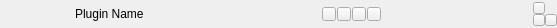
<?xml version="1.0" encoding="UTF-8"?>
<ui version="4.0">
 <class>PluginWidget</class>
 <widget class="QFrame" name="PluginWidget">
  <property name="geometry">
   <rect>
    <x>0</x>
    <y>0</y>
    <width>557</width>
    <height>28</height>
   </rect>
  </property>
  <property name="windowTitle">
   <string>Frame</string>
  </property>
  <layout class="QHBoxLayout" name="horizontalLayout">
   <property name="spacing">
    <number>1</number>
   </property>
   <property name="leftMargin">
    <number>0</number>
   </property>
   <property name="topMargin">
    <number>2</number>
   </property>
   <property name="rightMargin">
    <number>0</number>
   </property>
   <property name="bottomMargin">
    <number>2</number>
   </property>
   <item>
    <widget class="QPushButton" name="b_enable">
     <property name="minimumSize">
      <size>
       <width>24</width>
       <height>24</height>
      </size>
     </property>
     <property name="maximumSize">
      <size>
       <width>24</width>
       <height>24</height>
      </size>
     </property>
     <property name="text">
      <string/>
     </property>
     <property name="icon">
      <iconset resource="../resources.qrc">
       <normaloff>:/bitmaps/led-big_on.png</normaloff>:/bitmaps/led-big_on.png</iconset>
     </property>
     <property name="iconSize">
      <size>
       <width>24</width>
       <height>24</height>
      </size>
     </property>
     <property name="checkable">
      <bool>true</bool>
     </property>
     <property name="flat">
      <bool>true</bool>
     </property>
    </widget>
   </item>
   <item>
    <widget class="QPushButton" name="b_gui">
     <property name="minimumSize">
      <size>
       <width>24</width>
       <height>24</height>
      </size>
     </property>
     <property name="maximumSize">
      <size>
       <width>24</width>
       <height>24</height>
      </size>
     </property>
     <property name="text">
      <string/>
     </property>
     <property name="icon">
      <iconset resource="../resources.qrc">
       <normaloff>:/bitmaps/button_gui_down.png</normaloff>:/bitmaps/button_gui_down.png</iconset>
     </property>
     <property name="iconSize">
      <size>
       <width>24</width>
       <height>24</height>
      </size>
     </property>
     <property name="checkable">
      <bool>true</bool>
     </property>
     <property name="flat">
      <bool>true</bool>
     </property>
    </widget>
   </item>
   <item>
    <widget class="QPushButton" name="b_edit">
     <property name="minimumSize">
      <size>
       <width>24</width>
       <height>24</height>
      </size>
     </property>
     <property name="maximumSize">
      <size>
       <width>24</width>
       <height>24</height>
      </size>
     </property>
     <property name="text">
      <string/>
     </property>
     <property name="icon">
      <iconset resource="../resources.qrc">
       <normaloff>:/bitmaps/button_edit_down.png</normaloff>:/bitmaps/button_edit_down.png</iconset>
     </property>
     <property name="iconSize">
      <size>
       <width>24</width>
       <height>24</height>
      </size>
     </property>
     <property name="checkable">
      <bool>true</bool>
     </property>
     <property name="flat">
      <bool>true</bool>
     </property>
    </widget>
   </item>
   <item>
    <widget class="QLabel" name="label_name">
     <property name="text">
      <string>Plugin Name</string>
     </property>
    </widget>
   </item>
   <item>
    <spacer name="horizontalSpacer">
     <property name="orientation">
      <enum>Qt::Horizontal</enum>
     </property>
     <property name="sizeHint" stdset="0">
      <size>
       <width>40</width>
       <height>20</height>
      </size>
     </property>
    </spacer>
   </item>
   <item>
    <widget class="LEDButton" name="led_control">
     <property name="minimumSize">
      <size>
       <width>14</width>
       <height>14</height>
      </size>
     </property>
     <property name="maximumSize">
      <size>
       <width>14</width>
       <height>14</height>
      </size>
     </property>
     <property name="text">
      <string/>
     </property>
     <property name="checkable">
      <bool>true</bool>
     </property>
    </widget>
   </item>
   <item>
    <widget class="LEDButton" name="led_midi">
     <property name="minimumSize">
      <size>
       <width>14</width>
       <height>14</height>
      </size>
     </property>
     <property name="maximumSize">
      <size>
       <width>14</width>
       <height>14</height>
      </size>
     </property>
     <property name="text">
      <string/>
     </property>
     <property name="checkable">
      <bool>true</bool>
     </property>
    </widget>
   </item>
   <item>
    <widget class="LEDButton" name="led_audio_in">
     <property name="minimumSize">
      <size>
       <width>14</width>
       <height>14</height>
      </size>
     </property>
     <property name="maximumSize">
      <size>
       <width>14</width>
       <height>14</height>
      </size>
     </property>
     <property name="text">
      <string/>
     </property>
     <property name="checkable">
      <bool>true</bool>
     </property>
    </widget>
   </item>
   <item>
    <widget class="LEDButton" name="led_audio_out">
     <property name="minimumSize">
      <size>
       <width>14</width>
       <height>14</height>
      </size>
     </property>
     <property name="maximumSize">
      <size>
       <width>14</width>
       <height>14</height>
      </size>
     </property>
     <property name="text">
      <string/>
     </property>
     <property name="checkable">
      <bool>true</bool>
     </property>
    </widget>
   </item>
   <item>
    <layout class="QVBoxLayout" name="verticalLayout">
     <property name="spacing">
      <number>0</number>
     </property>
     <item>
      <widget class="DigitalPeakMeter" name="peak_in" native="true">
       <property name="minimumSize">
        <size>
         <width>150</width>
         <height>0</height>
        </size>
       </property>
       <property name="maximumSize">
        <size>
         <width>150</width>
         <height>16777215</height>
        </size>
       </property>
      </widget>
     </item>
     <item>
      <widget class="DigitalPeakMeter" name="peak_out" native="true">
       <property name="minimumSize">
        <size>
         <width>150</width>
         <height>0</height>
        </size>
       </property>
       <property name="maximumSize">
        <size>
         <width>150</width>
         <height>16777215</height>
        </size>
       </property>
      </widget>
     </item>
    </layout>
   </item>
   <item>
    <layout class="QGridLayout" name="gridLayout">
     <property name="spacing">
      <number>0</number>
     </property>
     <item row="0" column="0">
      <widget class="QPushButton" name="b_up">
       <property name="minimumSize">
        <size>
         <width>12</width>
         <height>12</height>
        </size>
       </property>
       <property name="maximumSize">
        <size>
         <width>12</width>
         <height>12</height>
        </size>
       </property>
       <property name="text">
        <string/>
       </property>
       <property name="icon">
        <iconset resource="../resources.qrc">
         <normaloff>:/bitmaps/button_up.png</normaloff>:/bitmaps/button_up.png</iconset>
       </property>
      </widget>
     </item>
     <item row="0" column="1">
      <widget class="QPushButton" name="b_close">
       <property name="minimumSize">
        <size>
         <width>12</width>
         <height>12</height>
        </size>
       </property>
       <property name="maximumSize">
        <size>
         <width>12</width>
         <height>12</height>
        </size>
       </property>
       <property name="text">
        <string/>
       </property>
       <property name="icon">
        <iconset resource="../resources.qrc">
         <normaloff>:/bitmaps/button_close_pressed.png</normaloff>:/bitmaps/button_close_pressed.png</iconset>
       </property>
       <property name="iconSize">
        <size>
         <width>10</width>
         <height>10</height>
        </size>
       </property>
       <property name="flat">
        <bool>true</bool>
       </property>
      </widget>
     </item>
     <item row="1" column="0">
      <widget class="QPushButton" name="b_down">
       <property name="minimumSize">
        <size>
         <width>12</width>
         <height>12</height>
        </size>
       </property>
       <property name="maximumSize">
        <size>
         <width>12</width>
         <height>12</height>
        </size>
       </property>
       <property name="text">
        <string/>
       </property>
       <property name="icon">
        <iconset resource="../resources.qrc">
         <normaloff>:/bitmaps/button_down.png</normaloff>:/bitmaps/button_down.png</iconset>
       </property>
      </widget>
     </item>
     <item row="1" column="1">
      <widget class="QPushButton" name="b_restore">
       <property name="minimumSize">
        <size>
         <width>12</width>
         <height>12</height>
        </size>
       </property>
       <property name="maximumSize">
        <size>
         <width>12</width>
         <height>12</height>
        </size>
       </property>
       <property name="text">
        <string/>
       </property>
       <property name="icon">
        <iconset resource="../resources.qrc">
         <normaloff>:/bitmaps/button_restore.png</normaloff>:/bitmaps/button_restore.png</iconset>
       </property>
      </widget>
     </item>
    </layout>
   </item>
  </layout>
 </widget>
 <customwidgets>
  <customwidget>
   <class>DigitalPeakMeter</class>
   <extends>QWidget</extends>
   <header>digitalpeakmeter.h</header>
   <container>1</container>
  </customwidget>
  <customwidget>
   <class>LEDButton</class>
   <extends>QPushButton</extends>
   <header>ledbutton.h</header>
  </customwidget>
 </customwidgets>
 <resources>
  <include location="../resources.qrc"/>
 </resources>
 <connections/>
</ui>
